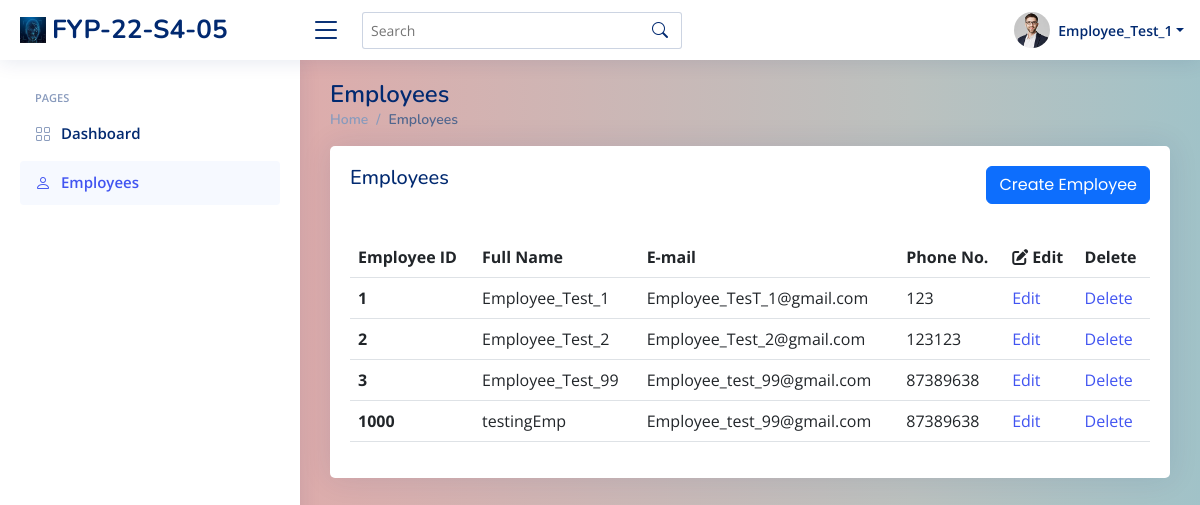
Page /sys_admin/view_employees/ (signed in) on the committed database.
### index/models.py (models this page shows, shortened)
class Employee(models.Model):
	Employee_ID = models.IntegerField(primary_key=True)
	Full_Name = models.CharField(max_length=100)
	Phone_Number = models.CharField(max_length=100)
	Email_Address = models.EmailField()
	Role = models.ForeignKey(Role,on_delete=models.CASCADE)
	Profile_Image = models.ImageField(upload_to=user_directory_path,null=True,blank=True)
	Password = models.CharField(max_length=256)

### index/views/sys_admin.py (the view)
# urls.py: path('sys_admin/view_employees/', sys_admin.sys_admin_view_employees, name='sys_admin_view_employees'),
def sys_admin_view_employees(request):
	currentEmployee = Employee.objects.get(Employee_ID=request.session['Employee_ID'])
	allEmployees = Employee.objects.filter(Role=3)
	context={
		'Employee_ID' : currentEmployee.Employee_ID,
		'Full_Name' : currentEmployee.Full_Name,
		'Role' : currentEmployee.Role.Role_Name,
		'Employees' : allEmployees,
	}
	return render(request, 'sys_admin/sys_admin_view_employees.html', context)

### templates/sys_admin/sys_admin_view_employees.html (shortened to what this page needs)
{% extends "index/base.html" %}
{% load static %}
{% block content %}
  <header id="header" class="header fixed-top d-flex align-items-center">
    <div class="d-flex align-items-center justify-content-between">
      <a href="{% url 'sys_admin_home' %}" class="logo d-flex align-items-center">
        <img src="../../assets/img/logo.png" alt="">
        <span class="d-none d-lg-block">FYP-22-S4-05</span>
      </a>
      <i class="bi bi-list toggle-sidebar-btn"></i>
    </div>
    <div class="search-bar">
      <form class="search-form d-flex align-items-center" method="POST" action="#">
        <input type="text" name="query" placeholder="Search" title="Enter search keyword">
        <button type="submit" title="Search"><i class="bi bi-search"></i></button>
      </form>
    </div>
    <nav class="header-nav ms-auto">
      <ul class="d-flex align-items-center">
        <li class="nav-item dropdown pe-3">
          <a class="nav-link nav-profile d-flex align-items-center pe-0" href="#" data-bs-toggle="dropdown">
            <img src="../../assets/img/profile-img.jpg" alt="Profile" class="rounded-circle">
            <span class="d-none d-md-block dropdown-toggle ps-2">{{ Full_Name }}</span>
          </a>
        </li>
      </ul>
    </nav>
  </header>
  <aside id="sidebar" class="sidebar">
    <ul class="sidebar-nav" id="sidebar-nav">
      <li class="nav-heading">Pages</li>
      <li class="nav-item">
        <a class="nav-link collapsed" href="{% url 'sys_admin_home' %}">
          <i class="bi bi-grid"></i>
          <span>Dashboard</span>
        </a>
      </li>
      <li class="nav-item">
        <a class="nav-link " href="{% url 'sys_admin_view_employees' %}">
          <i class="bi bi-person"></i>
          <span>Employees</span>
        </a>
      </li>
    </ul>
  </aside>
  <main id="main" class="main">
    <div class="pagetitle">
      <h1>Employees</h1>
      <nav>
        <ol class="breadcrumb">
          <li class="breadcrumb-item"><a href="{% url 'sys_admin_home' %}">Home</a></li>
          <li class="breadcrumb-item active">Employees</li>
        </ol>
      </nav>
    </div>
    <section class="section">
      <div class="row">
        <div class="col-lg-12">
          <div class="card">
            <div class="card-body ">
              <div class="col-lg-12 align-items-center justify-content-center card-title">
                <h5 class=" float-start">Employees</h5>
                <a href="{% url 'sys_admin_create_user' %}" class="btn btn-primary float-end">Create Employee</a>
              </div>
              <br>
              <br>
              <table class="table table-hover">
                <thead>
                  <tr>
                    <th scope="col">Employee ID</th>
                    <th scope="col">Full Name</th>
                    <th scope="col">E-mail</th>
                    <th scope="col">Phone No.</th>
                    <th scope="col"><i class="fa fa-edit"></i> Edit</th>
                    <th scope="col">Delete</th>
                  </tr>
                </thead>
                <tbody>
                  {% for employee in Employees %}
                  <tr>
                    <th scope="row">{{ employee.Employee_ID }}</th>
                    <td>{{ employee.Full_Name }}</td>
                    <td>{{ employee.Email_Address }}</td>
                    <td>{{ employee.Phone_Number }}</td>
                    <td><a href="#">Edit</a></td>
                    <td><a href="delete/{{ employee.Employee_ID }}" onclick="return confirm('Are you sure you want to delete this?')">Delete</a></td>
                  </tr>
                  {% endfor %}
                </tbody>
              </table>
            </div>
          </div>
        </div>
      </div>
    </section>
  </main>
{% endblock content %}

### index/static/index/assets/css/style.css (style rules this page uses)
:root { scroll-behavior: smooth; }
body { font-family: "Open Sans", sans-serif; background: #f6f9ff; color: #444444; }
a { color: #4154f1; text-decoration: none; }
h1, h2, h3, h4, h5, h6 { font-family: "Nunito", sans-serif; }
.gradients { background-image: linear-gradient(to right, #eea2a2 0%, #bbc1bf 19%, #57c6e1 42%, #b49fda 79%, #7ac5d8 100%); background-size: 400% 400%; animation: gradient 15s ease infinite; height: 100vh; }
#main { margin-top: 60px; padding: 20px 30px; transition: all 0.3s; }
.pagetitle { margin-bottom: 10px; }
.pagetitle h1 { font-size: 24px; margin-bottom: 0; font-weight: 600; color: #012970; }
.card { margin-bottom: 30px; border: none; border-radius: 5px; box-shadow: 0px 0 30px rgba(1, 41, 112, 0.1); }
.card-title { padding: 20px 0 15px 0; font-size: 18px; font-weight: 500; color: #012970; font-family: "Poppins", sans-serif; }
.card-body { padding: 0 20px 20px 20px; }
.breadcrumb { font-size: 14px; font-family: "Nunito", sans-serif; color: #899bbd; font-weight: 600; }
.breadcrumb a { color: #899bbd; transition: 0.3s; }
.breadcrumb .breadcrumb-item::before { color: #899bbd; }
.breadcrumb .active { color: #51678f; font-weight: 600; }
.logo { line-height: 1; }
@media (min-width: 1200px) { .logo { width: 280px; } }
.logo img { max-height: 26px; margin-right: 6px; }
.logo span { font-size: 26px; font-weight: 700; color: #012970; font-family: "Nunito", sans-serif; }
.header { transition: all 0.5s; z-index: 997; height: 60px; box-shadow: 0px 2px 20px rgba(1, 41, 112, 0.1); background-color: #fff; padding-left: 20px; }
.header .toggle-sidebar-btn { font-size: 32px; padding-left: 10px; cursor: pointer; color: #012970; }
.header .search-bar { min-width: 360px; padding: 0 20px; }
.header .search-form { width: 100%; }
.header .search-form input { border: 0; font-size: 14px; color: #012970; border: 1px solid rgba(1, 41, 112, 0.2); padding: 7px 38px 7px 8px; border-radius: 3px; transition: 0.3s; width: 100%; }
.header .search-form button { border: 0; padding: 0; margin-left: -30px; background: none; }
.header .search-form button i { color: #012970; }
.header-nav ul { list-style: none; }
.header-nav>ul { margin: 0; padding: 0; }
.header-nav .nav-profile { color: #012970; }
.header-nav .nav-profile img { max-height: 36px; }
.header-nav .nav-profile span { font-size: 14px; font-weight: 600; }
.sidebar { position: fixed; top: 60px; left: 0; bottom: 0; width: 300px; z-index: 996; transition: all 0.3s; padding: 20px; overflow-y: auto; scrollbar-width: thin; scrollbar-color: #aab7cf transparent; box-shadow: 0px 0px 20px rgba(1, 41, 112, 0.1); background-color: #fff; }
@media (min-width: 1200px) { #main, #footer { margin-left: 300px; } }
.sidebar-nav { padding: 0; margin: 0; list-style: none; }
.sidebar-nav li { padding: 0; margin: 0; list-style: none; }
.sidebar-nav .nav-item { margin-bottom: 5px; }
.sidebar-nav .nav-heading { font-size: 11px; text-transform: uppercase; color: #899bbd; font-weight: 600; margin: 10px 0 5px 15px; }
.sidebar-nav .nav-link { display: flex; align-items: center; font-size: 15px; font-weight: 600; color: #4154f1; transition: 0.3; background: #f6f9ff; padding: 10px 15px; border-radius: 4px; }
.sidebar-nav .nav-link i { font-size: 16px; margin-right: 10px; color: #4154f1; }
.sidebar-nav .nav-link.collapsed { color: #012970; background: #fff; }
.sidebar-nav .nav-link.collapsed i { color: #899bbd; }

### rows in the picture
Employee: Full_Name "Employee_Test_1", Employee_ID "1", Email_Address "Employee_TesT_1@gmail.com", Phone_Number "123"
Employee: Employee_ID "2", Full_Name "Employee_Test_2", Email_Address "Employee_Test_2@gmail.com", Phone_Number "123123"
Employee: Employee_ID "3", Full_Name "Employee_Test_99", Email_Address "Employee_test_99@gmail.com", Phone_Number "87389638"
Employee: Employee_ID "1000", Full_Name "testingEmp", Email_Address "Employee_test_99@gmail.com", Phone_Number "87389638"
